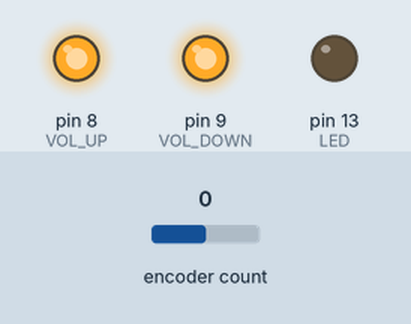
This sketch was run on a simulated Arduino Uno, built with avr-gcc and run on an emulated ATmega328P. Parts: output pins drawn as LEDs (lit = HIGH). The test bench sets the inputs (shaded band); at power-on: encoder count 0.

Above: at 1.2 s.
1.3 s: encoder count set to 1
At 2.6 s:
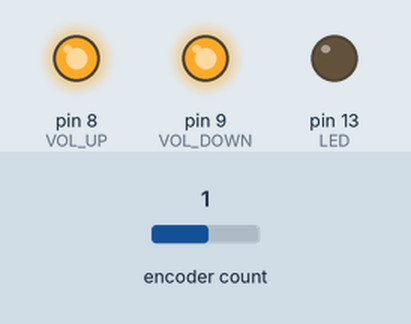
2.9 s: encoder count set to 0
At 3.9 s:
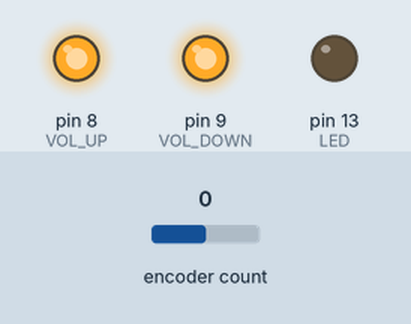
Timing chart, 0 to 5.9 s (numbered marks = the images above; inputs shaded):
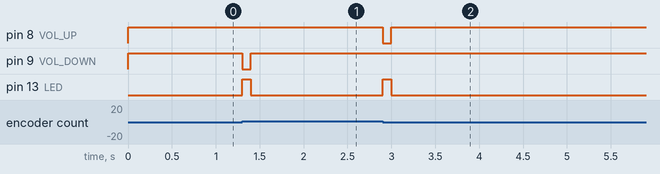

Measured:
- after the input at 1.3 s, pin 9 (VOL_DOWN): HIGH → LOW at once, → HIGH 0.10 s later; pin 13 (LED): LOW → HIGH at once, → LOW 0.10 s later
- after the input at 2.9 s, pin 8 (VOL_UP): HIGH → LOW at once, → HIGH 0.10 s later; pin 13 (LED): LOW → HIGH at once, → LOW 0.10 s later

The sketch:

volume.ino
```cpp
#include <Encoder.h>

#define ENC_A 2
#define ENC_B 3
#define VOL_UP 8
#define VOL_DOWN 9
#define LED 13

#define BUTTON_PRESS_DELAY 100

Encoder encoder(ENC_A, ENC_B);
int lastValue = 0;

void setup() {
  pinMode(VOL_UP, OUTPUT);
  digitalWrite(VOL_UP, HIGH);

  pinMode(VOL_DOWN, OUTPUT);
  digitalWrite(VOL_DOWN, HIGH);

  pinMode(LED, OUTPUT);
}

void loop() {
  int value = encoder.read();
  if (value < lastValue) {
    digitalWrite(VOL_UP, LOW);
    digitalWrite(LED, HIGH);
    delay(BUTTON_PRESS_DELAY);
    digitalWrite(VOL_UP, HIGH);
    digitalWrite(LED, LOW);
  } else if (value > lastValue) {
    digitalWrite(VOL_DOWN, LOW);
    digitalWrite(LED, HIGH);
    delay(BUTTON_PRESS_DELAY);
    digitalWrite(VOL_DOWN, HIGH);
    digitalWrite(LED, LOW);
  }
  lastValue = value;
}
```
